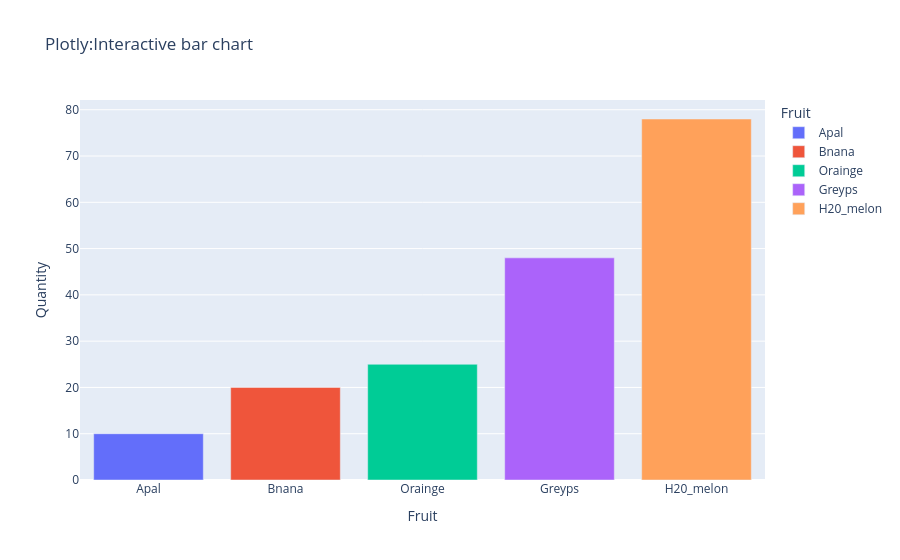

Write notebook code for a chart like this one.
### Code cell
#plotly # interesting buddy
import plotly.express as px

df=pd.DataFrame({
    "Fruit":["Apal","Bnana","Orainge","Greyps","H20_melon"],
    "Quantity":[10,20,25,48,78]
})

fig = px.bar(df,x="Fruit",y="Quantity",title="Plotly:Interactive bar chart",color="Fruit")
#color="Fruit"  Assigns different colors to each bar based on the "Fruit" category.

fig.show()

### Figure 1 — Plotly figure (JSON) as saved in the notebook; plotly's stock layout.template omitted (floating-point values rounded to 4 significant figures)
{"data": [{"alignmentgroup": "True", "hovertemplate": "Fruit=%{x}<br>Quantity=%{y}<extra></extra>", "legendgroup": "Apal", "marker": {"color": "#636efa", "pattern": {"shape": ""}}, "name": "Apal", "offsetgroup": "Apal", "orientation": "v", "showlegend": true, "textposition": "auto", "type": "bar", "x": ["Apal"], "xaxis": "x", "y": [10], "yaxis": "y"}, {"alignmentgroup": "True", "hovertemplate": "Fruit=%{x}<br>Quantity=%{y}<extra></extra>", "legendgroup": "Bnana", "marker": {"color": "#EF553B", "pattern": {"shape": ""}}, "name": "Bnana", "offsetgroup": "Bnana", "orientation": "v", "showlegend": true, "textposition": "auto", "type": "bar", "x": ["Bnana"], "xaxis": "x", "y": [20], "yaxis": "y"}, {"alignmentgroup": "True", "hovertemplate": "Fruit=%{x}<br>Quantity=%{y}<extra></extra>", "legendgroup": "Orainge", "marker": {"color": "#00cc96", "pattern": {"shape": ""}}, "name": "Orainge", "offsetgroup": "Orainge", "orientation": "v", "showlegend": true, "textposition": "auto", "type": "bar", "x": ["Orainge"], "xaxis": "x", "y": [25], "yaxis": "y"}, {"alignmentgroup": "True", "hovertemplate": "Fruit=%{x}<br>Quantity=%{y}<extra></extra>", "legendgroup": "Greyps", "marker": {"color": "#ab63fa", "pattern": {"shape": ""}}, "name": "Greyps", "offsetgroup": "Greyps", "orientation": "v", "showlegend": true, "textposition": "auto", "type": "bar", "x": ["Greyps"], "xaxis": "x", "y": [48], "yaxis": "y"}, {"alignmentgroup": "True", "hovertemplate": "Fruit=%{x}<br>Quantity=%{y}<extra></extra>", "legendgroup": "H20_melon", "marker": {"color": "#FFA15A", "pattern": {"shape": ""}}, "name": "H20_melon", "offsetgroup": "H20_melon", "orientation": "v", "showlegend": true, "textposition": "auto", "type": "bar", "x": ["H20_melon"], "xaxis": "x", "y": [78], "yaxis": "y"}], "layout": {"barmode": "relative", "legend": {"title": {"text": "Fruit"}, "tracegroupgap": 0}, "title": {"text": "Plotly:Interactive bar chart"}, "xaxis": {"anchor": "y", "categoryarray": ["Apal", "Bnana", "Orainge", "Greyps", "H20_melon"], "categoryorder": "array", "domain": [0, 1], "title": {"text": "Fruit"}}, "yaxis": {"anchor": "x", "domain": [0, 1], "title": {"text": "Quantity"}}}}
